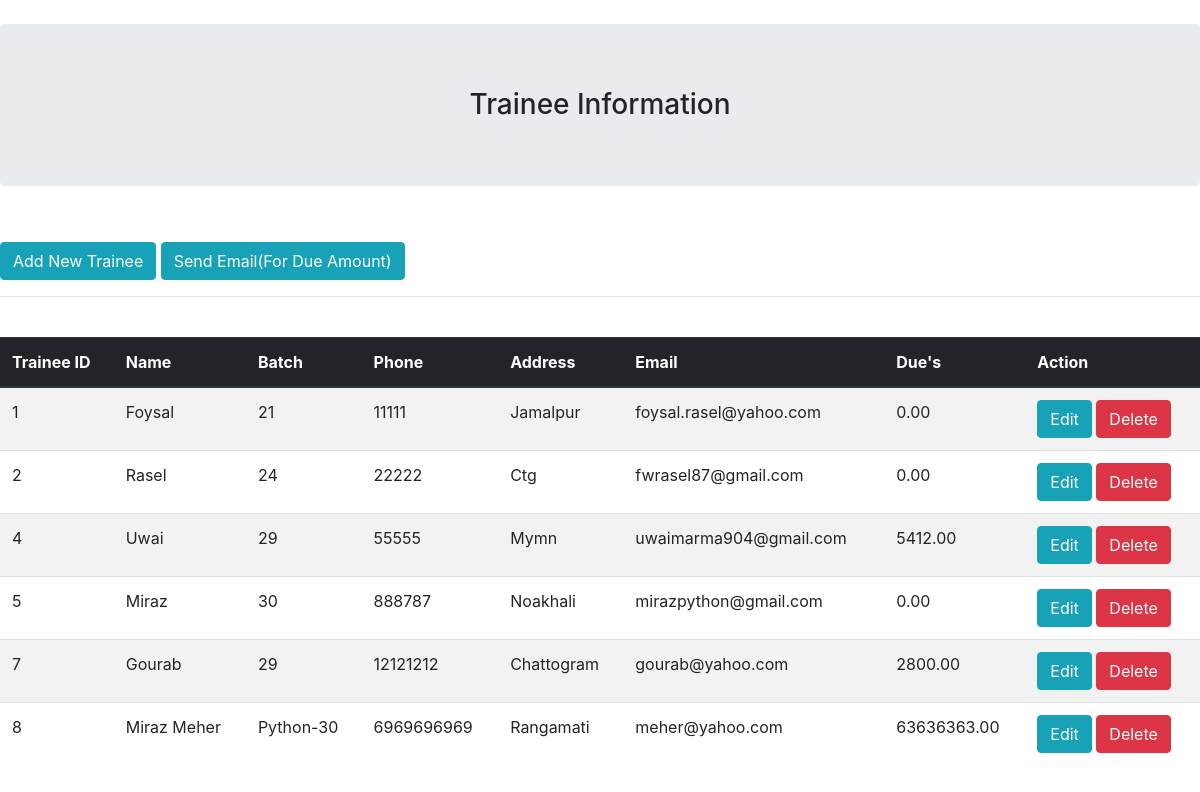
The page / on the database its author committed.
### App01/models.py (models this page shows)
class Trainee(models.Model):
    TraineeID = models.AutoField(primary_key=True)
    Name = models.CharField(max_length=30)
    BatchNo = models.CharField(max_length=15)
    ContactNo = models.CharField(max_length=15)
    ContactAddress = models.CharField(max_length=100)
    EmailAddress = models.EmailField()
    DueAmount = models.DecimalField(max_digits=10, decimal_places=2, default=Decimal(0.0))
    class Meta:
        db_table = "Trainee"

### App01/views.py (the view)
# urls.py: path('', views.show),
def show(request):
    trainees = Trainee.objects.all()
    return render(request, "show.html", {'trainees':trainees})

### App01/templates/show.html (shortened to what this page needs)
<!DOCTYPE html>
<html lang="en">
<head>
    <link rel="stylesheet" href="https://cdn.jsdelivr.net/npm/bootstrap@4.0.0/dist/css/bootstrap.min.css">
</head>
<body>
    <br>
    <center><h3 class="jumbotron">Trainee Information</h3></center><br>
    <a href="/recordSave" class="btn btn-info">Add New Trainee</a>
    <a href="/emailSend" class="btn btn-info">Send Email(For Due Amount)</a>
    <hr><br>
    <table class="table table-border table-hover table-striped">
        <thead class="thead-dark" >
            <tr>
                <th>Trainee ID</th>
                <th>Name</th>
                <th>Batch</th>
                <th>Phone</th>
                <th>Address</th>
                <th>Email</th>
                <th>Due's</th>
                <th>Action</th>
            </tr>
        </thead>
        <tbody>
            {% for trainee in trainees %}
            <tr>
                <td>{{trainee.TraineeID}}</td>
                <td>{{trainee.Name}}</td>
                <td>{{trainee.BatchNo}}</td>
                <td>{{trainee.ContactNo}}</td>
                <td>{{trainee.ContactAddress}}</td>
                <td>{{trainee.EmailAddress}}</td>
                <td>{{trainee.DueAmount}}</td>
                <td>
                    <a href="/editRecord/{{trainee.TraineeID}}" class="btn btn-info">Edit</a>
                    <a href="/deleteRecord/{{trainee.TraineeID}}" onclick="return confirm('Are you sure you want to delete this record???')" class="btn btn-danger">Delete</a>
                </td>
            </tr>
            {% endfor %}
        </tbody>
    </table>
</body>
</html>

### rows shown on the page
Trainee: TraineeID "1", Name "Foysal", BatchNo "21", ContactNo "11111", ContactAddress "Jamalpur", EmailAddress "foysal.rasel@yahoo.com", DueAmount "0.00"
Trainee: TraineeID "2", Name "Rasel", BatchNo "24", ContactNo "22222", ContactAddress "Ctg", EmailAddress "fwrasel87@gmail.com", DueAmount "0.00"
Trainee: TraineeID "4", Name "Uwai", BatchNo "29", ContactNo "55555", ContactAddress "Mymn", EmailAddress "uwaimarma904@gmail.com", DueAmount "5412.00"
Trainee: TraineeID "5", Name "Miraz", BatchNo "30", ContactNo "888787", ContactAddress "Noakhali", EmailAddress "mirazpython@gmail.com", DueAmount "0.00"
Trainee: TraineeID "7", Name "Gourab", BatchNo "29", ContactNo "12121212", ContactAddress "Chattogram", EmailAddress "gourab@yahoo.com", DueAmount "2800.00"
Trainee: TraineeID "8", Name "Miraz Meher", BatchNo "Python-30", ContactNo "6969696969", ContactAddress "Rangamati", EmailAddress "meher@yahoo.com", DueAmount "63636363.00"
